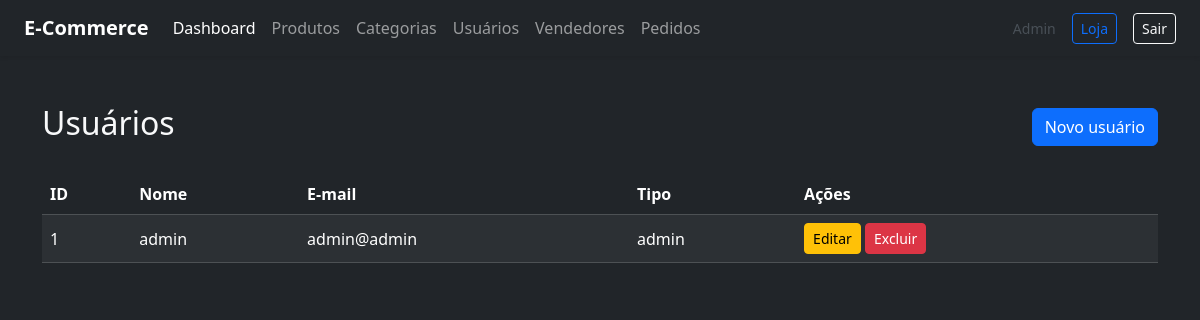
/usuario/listar.php (signed in), run on the app's committed database.
### tables this page shows
CREATE TABLE IF NOT EXISTS `Usuario` (
  `id` INT UNSIGNED NOT NULL AUTO_INCREMENT,
  `Nome` VARCHAR(255) NOT NULL,
  `Sobrenome` VARCHAR(255) NOT NULL DEFAULT '',
  `Dtnasc` DATE DEFAULT NULL,
  `Telefone` VARCHAR(20) DEFAULT '',
  `CPF` VARCHAR(14) DEFAULT '',
  `Email` VARCHAR(255) NOT NULL UNIQUE,
  `Senha` VARCHAR(255) NOT NULL,
  `Foto_perfil` VARCHAR(255) DEFAULT '',
  `Produtos_comprados` VARCHAR(255) DEFAULT '',
  `Produtos_carrinho` VARCHAR(255) DEFAULT '',
  `produtos_desejo` VARCHAR(255) DEFAULT '',
  `Chat` VARCHAR(255) DEFAULT '',
  `Tipo` VARCHAR(50) NOT NULL DEFAULT 'usuario',
  PRIMARY KEY (`id`)
);

### usuario/listar.php (the view, shortened to what this page needs)
<?php
require_once __DIR__ . '/../database/conexao.php';
$stmt = mysqli_prepare($conn, 'SELECT id, Nome, Email, Tipo FROM Usuario ORDER BY id DESC');
mysqli_stmt_execute($stmt);
$resultado = mysqli_stmt_get_result($stmt);
?>
<!doctype html>
<html lang="pt-BR">
<head>
    <link href="https://cdn.jsdelivr.net/npm/bootstrap@5.3.8/dist/css/bootstrap.min.css" rel="stylesheet">
</head>
<body class="bg-dark text-light">
    <?php require_once __DIR__ . '/../include/navbar_admin.php'; ?>
    <div class="container py-5">
        <div class="d-flex justify-content-between align-items-center mb-4">
            <h2>Usuários</h2>
            <a href="cadastrar.php" class="btn btn-primary">Novo usuário</a>
        </div>
        <div class="table-responsive">
            <table class="table table-dark table-striped table-hover align-middle">
                <thead>
                    <tr>
                        <th>ID</th>
                        <th>Nome</th>
                        <th>E-mail</th>
                        <th>Tipo</th>
                        <th>Ações</th>
                    </tr>
                </thead>
                <tbody>
                    <?php if (mysqli_num_rows($resultado) > 0): ?>
                        <?php while ($usuario = mysqli_fetch_assoc($resultado)): ?>
                            <tr>
                                <td><?= (int) $usuario['id'] ?></td>
                                <td><?= htmlspecialchars($usuario['Nome'], ENT_QUOTES, 'UTF-8') ?></td>
                                <td><?= htmlspecialchars($usuario['Email'], ENT_QUOTES, 'UTF-8') ?></td>
                                <td><?= htmlspecialchars($usuario['Tipo'], ENT_QUOTES, 'UTF-8') ?></td>
                                <td>
                                    <a href="alterar.php?id=<?= (int) $usuario['id'] ?>" class="btn btn-sm btn-warning">Editar</a>
                                    <a href="deletar.php?id=<?= (int) $usuario['id'] ?>" class="btn btn-sm btn-danger" onclick="return confirm('Deseja realmente excluir este usuário?');">Excluir</a>
                                </td>
                            </tr>
                        <?php endwhile; ?>
                    <?php else: ?>
                        <tr>
                            <td colspan="5" class="text-center">Nenhum usuário encontrado.</td>
                        </tr>
                    <?php endif; ?>
                </tbody>
            </table>
        </div>
    </div>
</body>
</html>

### data on the page
usuario: id "1", Nome "admin", Email "admin@admin", Tipo "admin"
